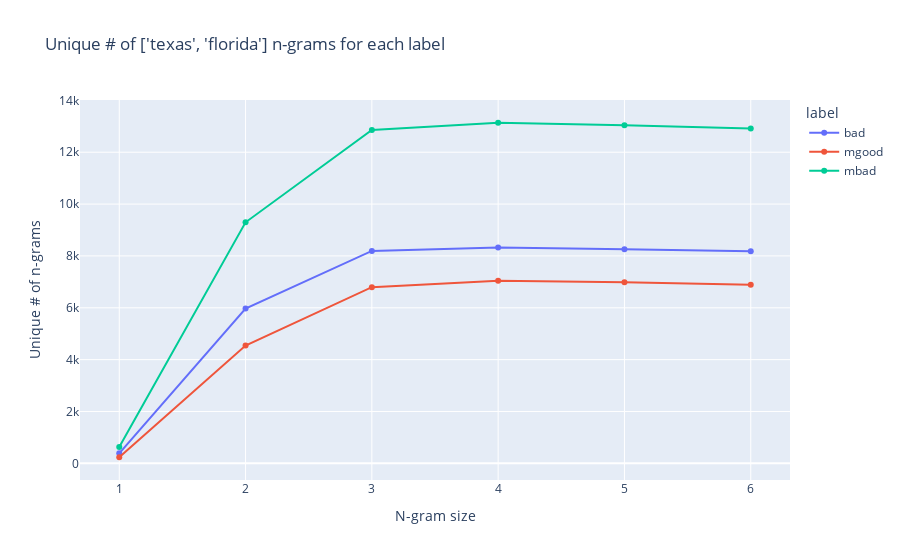

The notebook cell saved with this chart:
### Markdown cell above
We can look at the number of unique values to each label for different values of N on a line chart.

### Code cell
import plotly.express as px

intersection_sizes = []
for n in [1, 2, 3, 4, 5, 6]:

    good_ngrams = series_to_ngrams(df[df.label == "good"].comments, n).value_counts()
    bad_ngrams = series_to_ngrams(df[df.label == "bad"].comments, n).value_counts()
    mgood_ngrams = series_to_ngrams(df[df.label == "mgood"].comments, n).value_counts()
    mbad_ngrams = series_to_ngrams(df[df.label == "mbad"].comments, n).value_counts()
    intersection_sizes_n = get_exclusive_sizes(
        set(good_ngrams.index),
        set(bad_ngrams.index),
        set(mgood_ngrams.index),
        set(mbad_ngrams.index)
    )

    intersection_sizes_n["n"] = n

    intersection_sizes.append(intersection_sizes_n)


# prepare data
is_df = pd.DataFrame(intersection_sizes)
is_df = is_df.melt(id_vars="n", var_name="label", value_name="count")
is_df["count"] = is_df["count"].astype(int)
is_df["n"] = is_df["n"].astype(int)

# exclude good 
is_df = is_df[is_df.label != "good"]

# plot a line chart
px.line(is_df, 
    x="n", y="count",
    color="label",
    title=f"Unique # of {GEO} n-grams for each label", 
    labels={"n": "N-gram size", "count": "Unique # of n-grams"},
    markers=True
    )

### Figure 1 — Plotly figure (JSON) as saved in the notebook; plotly's stock layout.template omitted (floating-point values rounded to 4 significant figures)
{"data": [{"hovertemplate": "label=bad<br>N-gram size=%{x}<br>Unique # of n-grams=%{y}<extra></extra>", "legendgroup": "bad", "line": {"color": "#636efa", "dash": "solid"}, "marker": {"symbol": "circle"}, "mode": "markers+lines", "name": "bad", "orientation": "v", "showlegend": true, "type": "scatter", "x": [1, 2, 3, 4, 5, 6], "xaxis": "x", "y": [387, 5970, 8193, 8330, 8260, 8181], "yaxis": "y"}, {"hovertemplate": "label=mgood<br>N-gram size=%{x}<br>Unique # of n-grams=%{y}<extra></extra>", "legendgroup": "mgood", "line": {"color": "#EF553B", "dash": "solid"}, "marker": {"symbol": "circle"}, "mode": "markers+lines", "name": "mgood", "orientation": "v", "showlegend": true, "type": "scatter", "x": [1, 2, 3, 4, 5, 6], "xaxis": "x", "y": [235, 4541, 6795, 7041, 6984, 6886], "yaxis": "y"}, {"hovertemplate": "label=mbad<br>N-gram size=%{x}<br>Unique # of n-grams=%{y}<extra></extra>", "legendgroup": "mbad", "line": {"color": "#00cc96", "dash": "solid"}, "marker": {"symbol": "circle"}, "mode": "markers+lines", "name": "mbad", "orientation": "v", "showlegend": true, "type": "scatter", "x": [1, 2, 3, 4, 5, 6], "xaxis": "x", "y": [634, 9297, 12856, 13137, 13040, 12918], "yaxis": "y"}], "layout": {"legend": {"title": {"text": "label"}, "tracegroupgap": 0}, "title": {"text": "Unique # of ['texas', 'florida'] n-grams for each label"}, "xaxis": {"anchor": "y", "domain": [0, 1], "title": {"text": "N-gram size"}}, "yaxis": {"anchor": "x", "domain": [0, 1], "title": {"text": "Unique # of n-grams"}}}}
